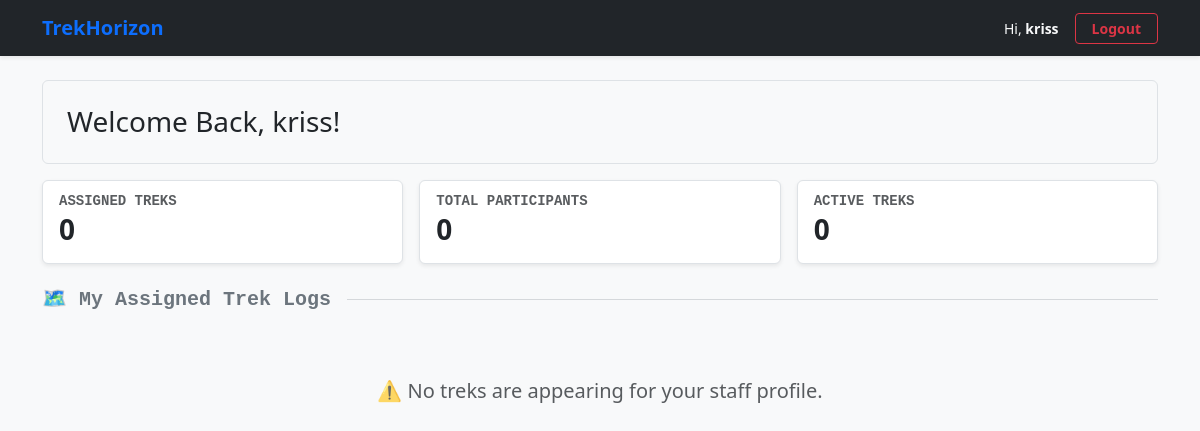
/dashboard (signed in), run on an earlier commit of the app's database.
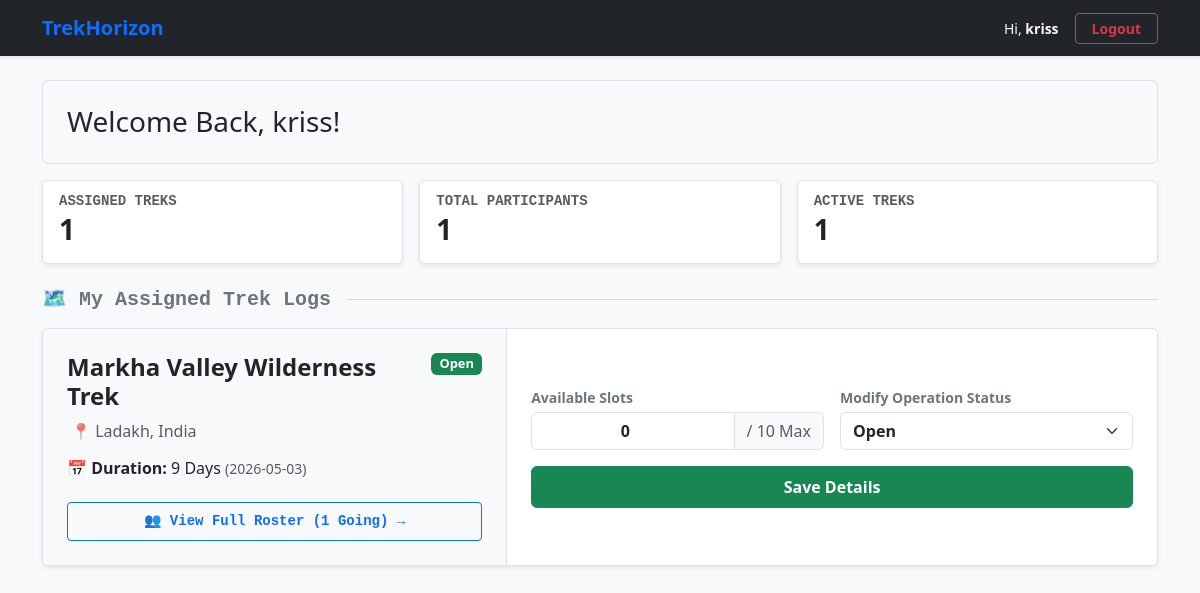
And on a later commit of the database.
### models.py (models this page shows)
class Trek(db.Model):
    trek_id = db.Column(db.Integer, primary_key=True, autoincrement=True)
    trek_name = db.Column(db.String(150), nullable=False)
    location = db.Column(db.String(150), nullable=False)
    difficulty = db.Column(db.Enum('Easy', 'Moderate', 'Hard', name='trek_difficulty'), nullable=False)
    duration_days = db.Column(db.Integer, nullable=False)
    available_slots = db.Column(db.Integer, nullable=False)
    max_slots = db.Column(db.Integer, nullable=False)
    start_date = db.Column(db.Date, nullable=False)
    end_date = db.Column(db.Date, nullable=False)
    status = db.Column(db.Enum('Pending', 'Approved', 'Open', 'Closed', 'Completed', name='trek_status'), nullable=False)
    assigned_staff_id = db.Column(db.Integer, db.ForeignKey('user.user_id'), nullable=True)
    cost_per_person = db.Column(db.Float, nullable=False, default=0.0)
    meeting_point = db.Column(db.String(255), nullable=True)
    description = db.Column(db.Text, nullable=True)
    bookings = db.relationship('Booking', backref='trek', lazy=True)

### app.py (the view)
@app.route('/dashboard')
def dashboard():
    if 'user_id' not in session:
        return redirect('/login')
    role = session['user_role']
    user_id = session['user_id']
    if role == 'Admin':
        pending_staff = User.query.filter_by(role='Staff', status='Pending').all()
        all_treks = Trek.query.all()
        all_users = User.query.all()
        return render_template('adminhomepage.html',
                               staff_requests=pending_staff,
                               total_treks=all_treks,
                               total_users=all_users)
    elif role == 'Staff':
        assigned_treks = Trek.query.filter_by(assigned_staff_id=user_id).all()
        return render_template('staffhomepage.html' , treks=assigned_treks)
    elif role == 'Trekker':
        all_available_treks = Trek.query.filter_by(status='Open').all()
        user_bookings = Booking.query.filter_by(user_id=user_id).all()
        return render_template('explore.html',treks=all_available_treks,bookings=user_bookings)
    return redirect('/login')

### templates/staffhomepage.html (shortened to what the changed rows need)
{% extends 'base.html' %}
{% block content %}
{% set stats = namespace(participants=0, active=0) %}
{% for trek in treks %}
    {% set stats.participants = stats.participants + trek.bookings|length %}
    {% if trek.status == 'Open' or trek.status == 'Pending' %}
        {% set stats.active = stats.active + 1 %}
    {% endif %}
{% endfor %}
    <div class="row g-3 mb-4">
        <div class="col-md-4">
            <div class="card border shadow-sm h-100">
                <div class="card-body d-flex align-items-center">
                    <div>
                        <h6 class="card-subtitle text-muted mb-1 text-uppercase small font-monospace fw-bold">Assigned Treks</h6>
                        <h3 class="card-title mb-0 fw-bold">{{ treks|length }}</h3>
                    </div>
                </div>
            </div>
        </div>
        <div class="col-md-4">
            <div class="card border shadow-sm h-100">
                <div class="card-body d-flex align-items-center">
                    <div>
                        <h6 class="card-subtitle text-muted mb-1 text-uppercase small font-monospace fw-bold">Total Participants</h6>
                        <h3 class="card-title mb-0 fw-bold">{{ stats.participants }}</h3>
                    </div>
                </div>
            </div>
        </div>
        <div class="col-md-4">
            <div class="card border shadow-sm h-100">
                <div class="card-body d-flex align-items-center">
                    <div>
                        <h6 class="card-subtitle text-muted mb-1 text-uppercase small font-monospace fw-bold">Active Treks</h6>
                        <h3 class="card-title mb-0 fw-bold">{{ stats.active }}</h3>
                    </div>
                </div>
            </div>
        </div>
    </div>
    <div class="row g-3">
        {% for trek in treks %}
        <div class="col-12">
            <div class="card border shadow-sm w-100 overflow-hidden">
                <div class="row g-0 align-items-stretch">
                    <div class="col-md-5 bg-light p-4 d-flex flex-column justify-content-between border-end">
                        <div>
                            <div class="d-flex justify-content-between align-items-start mb-2">
                                <h4 class="text-dark fw-bold mb-0">{{ trek.trek_name }}</h4>
                                <span class="badge {% if trek.status == 'Open' %}bg-success{% elif trek.status == 'Closed' %}bg-secondary{% elif trek.status == 'Pending' %}bg-warning text-dark{% else %}bg-info{% endif %} fs-8">
                                    {{ trek.status }}
                                </span>
                            </div>
                            <p class="text-muted mb-3">📍 {{ trek.location }}</p>
                            <h6 class="mb-0 text-dark">
                                <strong>📅 Duration:</strong> {{ trek.duration_days }} Days
                                <span class="text-muted small">({{ trek.start_date }})</span>
                            </h6>
                        </div>
                        <div class="mt-4">
                            <a href="/staff/trek/{{ trek.trek_id }}/roster" class="btn btn-sm btn-outline-primary w-100 py-2 font-monospace fw-bold">
                                👥 View Full Roster ({{ trek.bookings|length }} Going) →
                            </a>
                        </div>
                    </div>
                    <div class="col-md-7 p-4 bg-white d-flex flex-column justify-content-center">
                        <form action="/staff/update_trek/{{ trek.trek_id }}" method="POST">
                            <div class="row g-3 align-items-end">
                                <div class="col-sm-6">
                                    <label class="form-label text-secondary small fw-bold mb-1">Available Slots</label>
                                    <div class="input-group">
                                        <input type="number" name="available_slots" class="form-control text-center fw-bold"
                                               value="{{ trek.available_slots }}" min="0" max="{{ trek.max_slots }}">
                                        <span class="input-group-text bg-light text-muted">/ {{ trek.max_slots }} Max</span>
                                    </div>
                                </div>
                                <div class="col-sm-6">
                                    <label class="form-label text-secondary small fw-bold mb-1">Modify Operation Status</label>
                                    <select name="status" class="form-select fw-bold">
                                        <option value="Open" {% if trek.status == 'Open' %}selected{% endif %}>Open</option>
                                    </select>
                                </div>
                                <div class="col-12 mt-3">
                                    <button type="submit" class="btn btn-success w-100 py-2 fw-bold">Save Details</button>
                                </div>
                            </div>
                        </form>
                    </div>
                </div>
            </div>
        </div>
        {% else %}
        <div class="col-12 text-center text-muted py-5">
            <p class="mb-1 fs-5">⚠️ No treks are appearing for your staff profile.</p>
        </div>
        {% endfor %}
    </div>
{% endblock %}

What changed in the data, as far as the page shows it:
added Trek: trek_name "Markha Valley Wilderness Trek", status "Open", location "Ladakh, India", duration_days "9", start_date "2026-05-03", bookings|length "1", available_slots "0", max_slots "10"
Also different on the page:
{{ treks|length }}: "0" → "1"
{{ stats.participants }}: "0" → "1"
{{ stats.active }}: "0" → "1"
text no longer shown: "⚠️ No treks are appearing for your staff profile."
